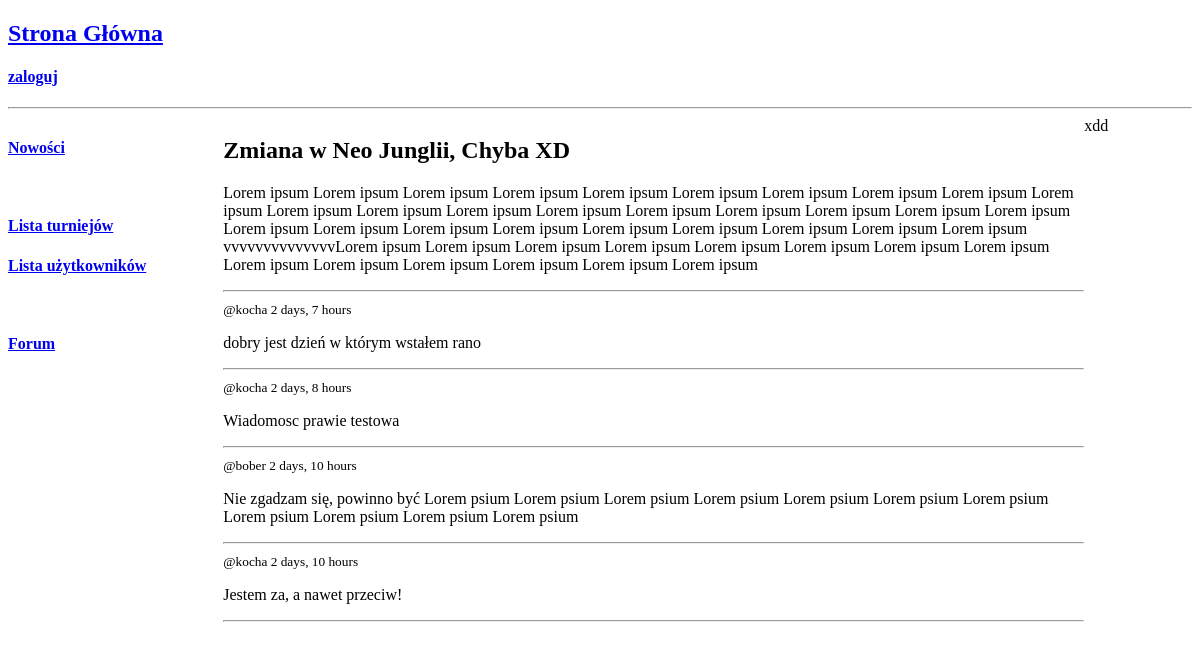
The app's page /forum/pokój/1/, older data.
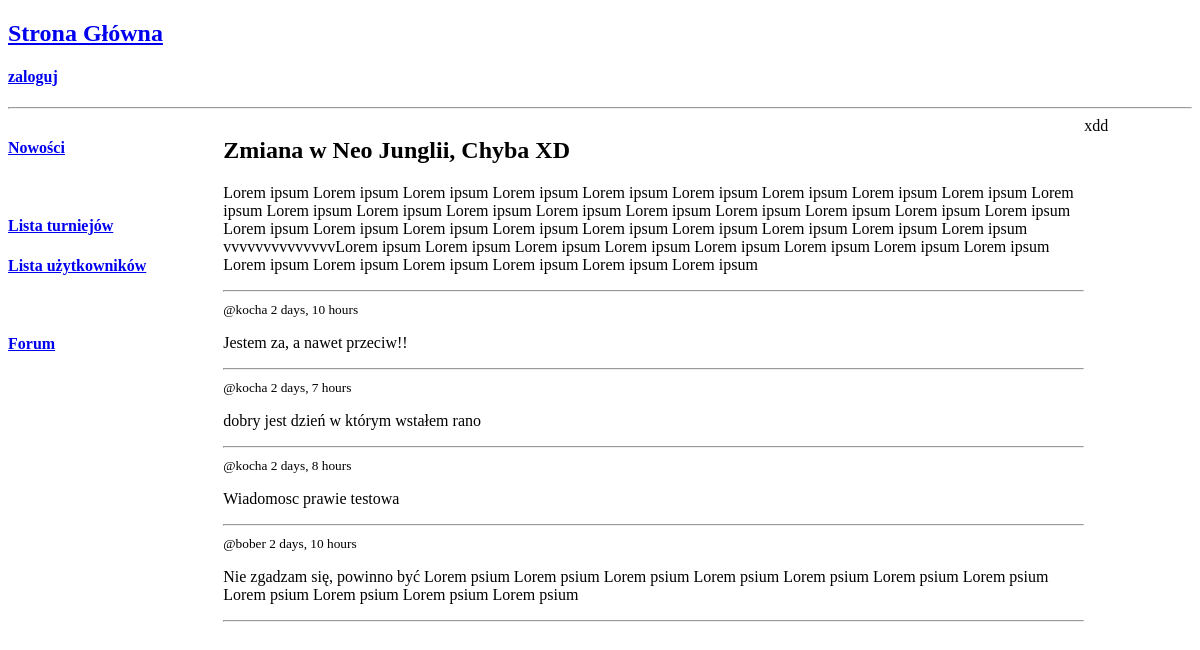
The same page, newer data.
### chat/models.py (models this page shows, shortened)
class Messages(models.Model):
    room = models.ForeignKey(Room, on_delete=models.SET_NULL, null=True)
    user = models.ForeignKey(User, on_delete=models.SET_NULL, null=True)
    body = models.TextField()
    data_create =  models.DateTimeField(auto_now_add = True)
    data_updated = models.DateTimeField(auto_now=True)
    class Meta:
        ordering = ['-data_updated', '-data_create']

### chat/views.py (called while the page is built)
    def get(self,request,id=None,*args,**kwargs):
        context = {}
        if id is not None:
            room = get_object_or_404(Room, id=id)
            context['room'] = room
            context['messages'] = Messages.objects.filter(room=id)
        return render(request,self.template_name,context)

### chat/templates/forum/room.html (shortened to what this page needs)
{% extends 'base/main_home.html' %}
{% block home_content %}
<div>
    <div>
        <h2>{{ room.name }}</h2>
        <p>{{ room.description }}</p>
        <hr>
    </div>
    <div>
        {% for message in messages %}
            <small>@{{message.user}}   {{message.data_create|timesince}} </small>
            <p>{{message.body}}</p>
            <hr>
        {% endfor %}
    </div>
</div>
{% endblock home_content %}

Row changes from the older to the newer data that the page shows:
changed Messages: body "Jestem za, a nawet przeciw!" → "Jestem za, a nawet przeciw!!"; moves up the list
